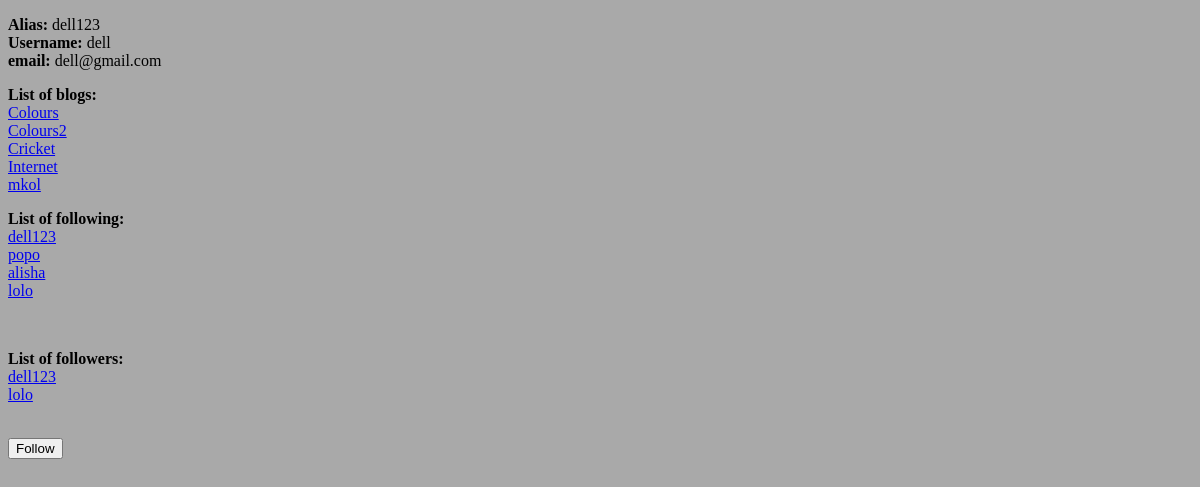
The app's page /blogs/user/dell123/, older data.
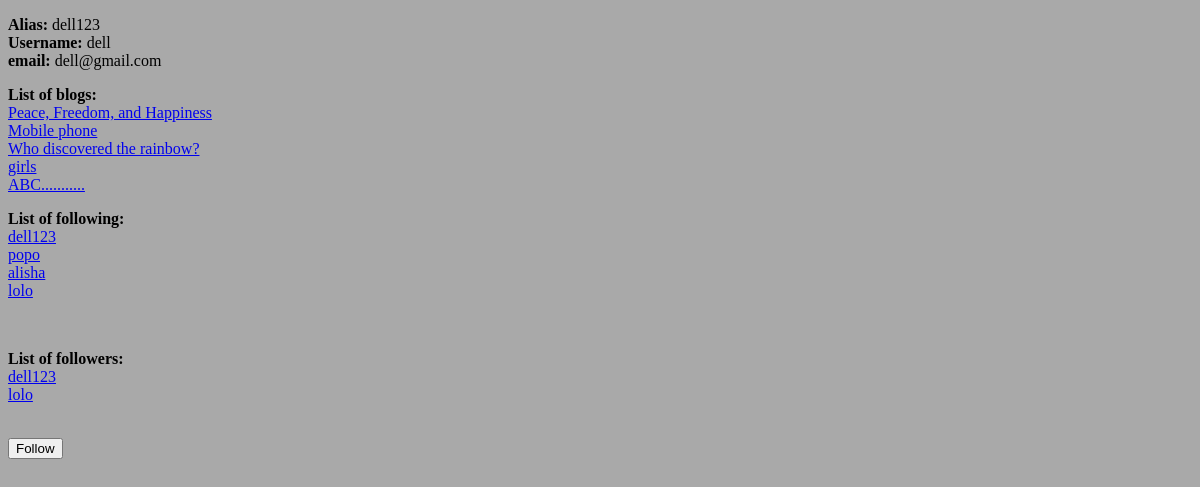
The same page, newer data.
### blogs/models.py (models this page shows, shortened)
class blog(models.Model):
    title = models.CharField(max_length=128, unique=True)
    created_by = models.ForeignKey(UserProfile)
    body = models.CharField(max_length=5000)
    slug = models.SlugField(null=False)
    views = models.IntegerField(default=0)
    likedBy = models.ManyToManyField(UserProfile, related_name='likes', symmetrical=False)

class UserProfile(models.Model):
    user = models.OneToOneField(User)
    follows = models.ManyToManyField('self',symmetrical=False)
    alias = models.CharField(max_length=128, null=False, unique=True)

### blogs/views.py (the view)
# urls.py: url(r'^user/(?P<alias>[\w\-]+)/$', views.profile, name='profile'),
def profile(request, alias):
    context_dict = {}                                                               #declare dictionary
    try:
        user_Profile = UserProfile.objects.get(alias=alias)                        #get object from UserProfile
        context_dict['user'] = user_Profile                                        #keu used in html and get the data
        blogs = blog.objects.filter(created_by=user_Profile.id)                   #getobject from blog
        context_dict['list_blogs'] = blogs
        following = user_Profile.follows.all()                                     #get list of following (to whom loggedin user follows)
        context_dict['following'] = following
        followers = user_Profile.userprofile_set.all()                             #get list of followers
        context_dict['followers'] = followers
        logged_in_userprofile = UserProfile.objects.get(user=request.user.id)      #get the user_id
        context_dict['logged_in_userprofile'] = logged_in_userprofile
        is_following = logged_in_userprofile in followers                          #check logged_in_user is +nt in lkst of following
        context_dict['is_following'] = is_following
    except UserProfile.DoesNotExist:
        pass
    return render(request, 'blogs/profile.html', context_dict)

### templates/blogs/profile.html (shortened to what this page needs)
<!DOCTYPE html>
<html xmlns="http://www.w3.org/1999/html">
    <head>
    </head>
    <body style="background-color:DarkGray;">
        <p><strong>Alias: </strong>{{user.alias}}<br>
        <strong>Username: </strong>{{user.user.username}}<br>
            <strong>email: </strong>{{user.user.email}}<br></p>
        <p><strong>List of blogs: </strong>
        {% for i in list_blogs %}<br>
                <a href="/blogs/blog/{{ i.slug }}">{{i.title}}</a>
            {% endfor %}<br></p>
        <p><strong>List of following: </strong>
        {% for j in following %}
                <br><a href="/blogs/user/{{profile.alias}}{{j.alias}}">{{j.alias}}</a>
            {% endfor %}</p><br>
        <p><strong>List of followers: </strong>
        {% for k in followers %}
                <br><a href="/blogs/user/{{profile.alias}}{{k.alias}}">{{k.alias}}</a>
            {% endfor %}</p><br>
        {% if user.id != logged_in_userprofile.id %}
            {% if is_following %}
                <a href="/blogs/follows/{{user.id}}/{{ logged_in_userprofile.id }}"><button> Unfollow </button></a>
            {% else %}
                <a href="/blogs/follows/{{user.id}}/{{ logged_in_userprofile.id }}"><button> Follow </button></a>
            {% endif %}
        {% endif %}
    </body>
</html>

Row changes from the older to the newer data that the page shows:
removed blog: title "Colours"
removed blog: title "Colours2"
removed blog: title "Cricket"
removed blog: title "Internet"
removed blog: title "mkol"
added blog: title "Peace, Freedom, and Happiness"
added blog: title "Mobile phone"
added blog: title "Who discovered the rainbow?"
added blog: title "girls"
added blog: title "ABC..........."
